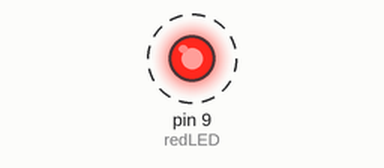
Bench run of a sketch on a simulated Arduino Uno, built with avr-gcc and run on an emulated ATmega328P. Shown: output pins drawn as LEDs (lit = HIGH). Dashed ring = blinking.

Above: at 0.2 s.
Timing chart, 0 to 3.0 s (numbered marks = the images above):
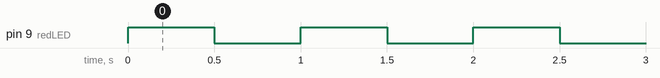

The sketch:

Tutorial2.ino
```cpp
//program for switching LED

int redLED = 9;

int onTime = 500;
int offTime = 500;

void setup() {
  pinMode(redLED, OUTPUT);
}

void loop() {

  digitalWrite(redLED, HIGH);
  delay(onTime);

  digitalWrite(redLED, LOW);
  delay(offTime);
}
```

Measured:
- by itself, pin 9 (redLED): alternates HIGH for 0.50 s and LOW for 0.50 s
